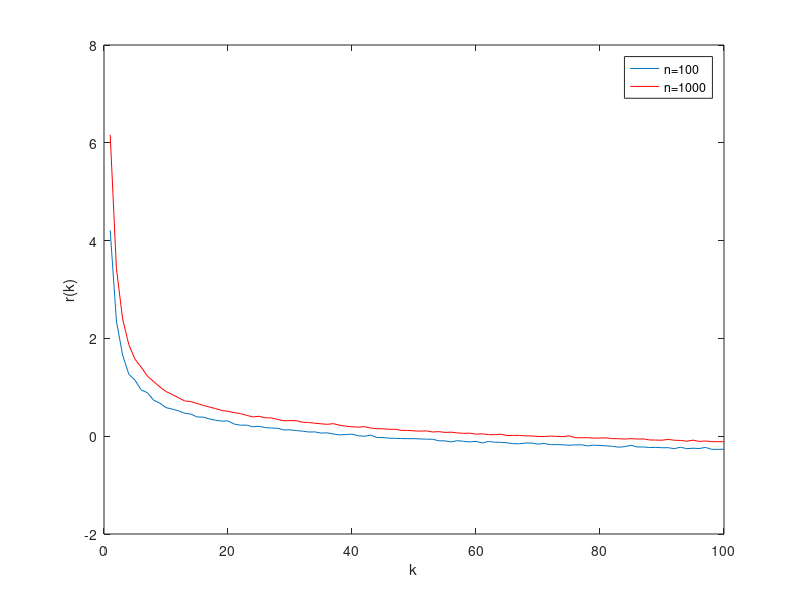

This figure's MATLAB source:
clc;
k = 1:100;
rk100 = [4.2079283121097006 2.3542633362351699 1.66100305998119 1.267738529293319 1.1462977743212384 0.94501305618469045 0.88940906869161673 0.73831899945129553 0.67625617670733473 0.58473009431067868 0.55470776649435316 0.51935089483123542 0.46972513486032003 0.45361577743116277 0.39330700512774214 0.38991264558869976 0.35388810728531389 0.32541504761819556 0.30867403410347016 0.31306082938875646 0.24813612252902745 0.22554482687858993 0.22699008244779634 0.19249525691007169 0.20157775872729949 0.17608611232703836 0.16657840385009628 0.1623176581094655 0.12848393178659984 0.13002029018573516 0.11521692510987325 0.10380058564652539 0.085847094386480499 0.088335813694696161 0.064080891918393765 0.068818754729124285 0.046151384690248515 0.026150321799568711 0.033862943177113539 0.042722504257949032 0.0087212326273803306 -0.0010238365481766026 0.021096801573018218 -0.027380211120310877 -0.028271317741680613 -0.040802041534397857 -0.04464960579057603 -0.047997910468715564 -0.050353592956396409 -0.050503227049914015 -0.055232139160961667 -0.06054504890472541 -0.061872594959514637 -0.093655114469984077 -0.095948690774102521 -0.11522035293815221 -0.090101567026520307 -0.10505570177796146 -0.11655497523893428 -0.10436858902404481 -0.13973572349210509 -0.10686784155514373 -0.12349689836610582 -0.12504484407529787 -0.13519122176835502 -0.15297601629710528 -0.15488220864804889 -0.13914205494924031 -0.14041866635036596 -0.16185252595075225 -0.14833654095833798 -0.17283390473059154 -0.17195743841749259 -0.17478183954759025 -0.18401101270626366 -0.17719167783713033 -0.17477939642214652 -0.19815981827052659 -0.18281851987936437 -0.18996846395509567 -0.19650107916114118 -0.20640513484862111 -0.22479757888417762 -0.21334705063942913 -0.18554245109020134 -0.22055056762411707 -0.22012092210588724 -0.23113019991547629 -0.22844094306405544 -0.23619495300397136 -0.23504716098619083 -0.25496371747211943 -0.2248927462456769 -0.2552626876554569 -0.24558285844520461 -0.25199874629857399 -0.22904634975634175 -0.26723981105546751 -0.26972562582660509 -0.26563616152570396];
figure(1);
plot(k, rk100)
xlabel('k'), ylabel('r(k)') 
rk1000 = [6.1630724455821007 3.4316578790825956 2.3994158580632017 1.8733959450957276 1.5747838918525356 1.4122210381782032 1.2299806015364523 1.1179101078110356 1.0088454819973971 0.91432834886050907 0.85318068619130272 0.78772337420859684 0.72257660268010337 0.70770239983887495 0.66910327108290502 0.63183981693613889 0.59703068870237963 0.5640887575089949 0.5255133269411838 0.50916064792428961 0.48162488896535011 0.46344227729482429 0.4261251113310025 0.39441737571507041 0.40776994605467848 0.37660981220032042 0.3743741067995584 0.34282505702153987 0.31588995666991748 0.31886128105849221 0.31884300404641008 0.28551163300120203 0.28054305564450494 0.26583690282972638 0.25344852797161993 0.24256145831484846 0.25734306831159159 0.22292160277596795 0.20612624340923746 0.19234983399261835 0.18462546504336688 0.1953453182978421 0.16840217928455017 0.15294533472797572 0.15093384748365926 0.14201916310199453 0.14195630086966099 0.11861335261773838 0.11873565769535759 0.10901783593780554 0.1037043882371419 0.10901578773550442 0.085902153428740566 0.093784004690376094 0.078069454561329951 0.083218961304512479 0.066932485824677812 0.059092878429895725 0.061783078446177177 0.042339081470119909 0.048100784060250354 0.033105808862832556 0.030865980730387738 0.041561614802482924 0.013135981850923937 0.01722211045357757 0.015478368564952489 0.0077918639862964694 0.0047860179442357174 -0.0054999816261387044 -0.0069675813984409916 0.0021863050229774155 -0.0023842599001024757 -0.0090174509318145194 0.0090844329250392899 -0.029842650122066671 -0.031339234313448303 -0.02990941034986026 -0.039398218794163609 -0.037068472990587117 -0.033109231205949011 -0.049686903867845716 -0.051153370739458068 -0.058482157730592108 -0.049537643536572459 -0.057954413948439365 -0.055562576305749831 -0.076666808299894862 -0.078719602042574485 -0.082179914740254836 -0.065095913874638492 -0.082487564512769215 -0.086530894397415806 -0.10244334140698588 -0.080903874343971421 -0.10618708445684215 -0.098000609318218274 -0.11194321556309436 -0.11148164146794773 -0.11284311776123775];
hold on;
plot(k, rk1000, 'r');
hold off;
legend('n=100', 'n=1000')